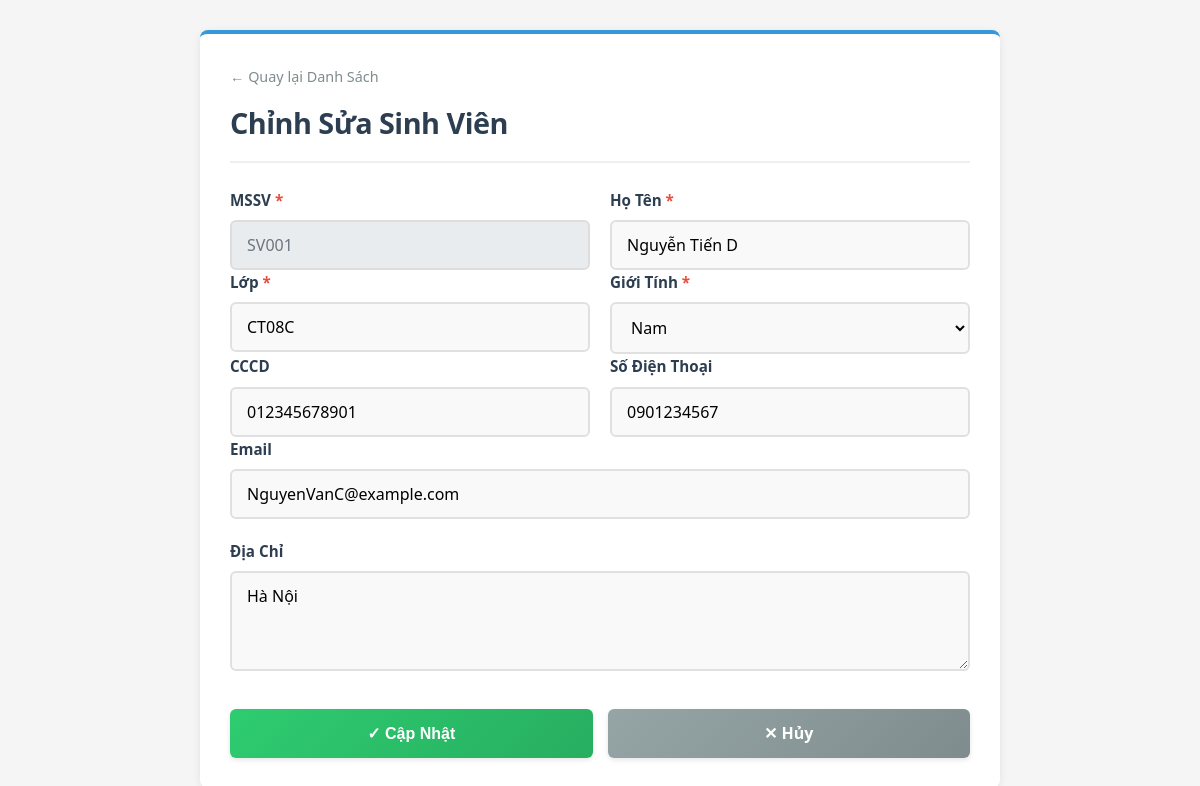
The page /QuanLyKTX_API/Public/student/edit/SV001 (signed in) on the database its author committed.
### tables this page shows
CREATE TABLE `sinhvien` (
  `id` int(11) NOT NULL,
  `masv` varchar(20) NOT NULL,
  `hoten` varchar(100) NOT NULL,
  `lop` varchar(20) DEFAULT NULL,
  `gioitinh` varchar(10) DEFAULT NULL,
  `cccd` varchar(20) DEFAULT NULL,
  `sodienthoai` varchar(15) DEFAULT NULL,
  `email` varchar(100) DEFAULT NULL,
  `diachi` text DEFAULT NULL,
  `created_at` timestamp NOT NULL DEFAULT current_timestamp()
);

### QuanLyKTX_API/Controllers/StudentController.php (called while the page is built, shortened)
<?php
class StudentController extends Controller {
    private $studentService;
    public function __construct() {
        $this->studentService = new StudentService();
    }
    public function edit($masv = null) {
        $student = $this->studentService->getStudentById($masv);
        $this->view('student/form', [
            'title' => 'Sửa Thông Tin Sinh Viên',
            'student' => $student,
            'isEdit' => true
        ]);
    }
}

### QuanLyKTX_API/Config/Database.php (called while the page is built, shortened)
<?php
class Database {
    private static $connection = null;
    public static function getConnection() {
        if (self::$connection === null) {
            $host = 'db';
            $user = 'root';
            $pass = 'root_password';
            $db   = 'quanlykytucxa';
            $port = 3306;
            self::$connection = new \mysqli($host, $user, $pass, $db, $port);
            self::$connection->set_charset("utf8");
        }
        return self::$connection;
    }
}

### QuanLyKTX_API/Services/StudentService.php (called while the page is built, shortened)
<?php
class StudentService {
    private $studentRepo;
    public function __construct() {
        $this->studentRepo = new StudentRepository();
    }
    public function getStudentById($masv) {
        return $this->studentRepo->findById($masv);
    }
}

### QuanLyKTX_API/Core/Repository.php (called while the page is built, shortened)
<?php
abstract class Repository {
    protected $db;
    protected $table;
    protected $primaryKey;
    public function __construct() {
        $this->db = \Config\Database::getConnection();
    }
    public function findById($id) {
        $sql = "SELECT * FROM {$this->table} WHERE {$this->primaryKey} = ?";
        $stmt = $this->db->prepare($sql);
        $stmt->bind_param('s', $id);
        $stmt->execute();
        $result = $stmt->get_result();
        $data = $result->fetch_assoc();
        return $data;
    }
}

### QuanLyKTX_API/Views/student/form.php (the view, shortened to what this page needs)
<?php
$isEdit = isset($student);
$pageTitle = $isEdit ? 'Chỉnh Sửa Sinh Viên' : 'Thêm Sinh Viên Mới';
$actionUrl = $isEdit ? BASE_URL . 'student/update/' . $student['masv'] : BASE_URL . 'student/store';
?>
<!DOCTYPE html>
<html lang="vi">
<head>
    <link rel="stylesheet" href="<?= PUBLIC_URL ?>css/form.css?v=<?= time() ?>">
</head>
<body>
    <div class="form-container">
        <div class="form-header">
            <div>
                <a href="<?= BASE_URL ?>student" class="back-link">← Quay lại Danh Sách</a>
            </div>
            <h1><?= htmlspecialchars($pageTitle) ?></h1>
        </div>
        <form method="POST" action="<?= htmlspecialchars($actionUrl) ?>">
            <div class="form-row">
                <div class="form-group required">
                    <label for="masv">MSSV</label>
                    <input type="text" id="masv" name="masv" placeholder="VD: 74DCTT..." value="<?= htmlspecialchars($student['masv'] ?? '') ?>" <?= $isEdit ? 'readonly class="readonly-field"' : 'required' ?>>
                </div>
                <div class="form-group required">
                    <label for="hoten">Họ Tên</label>
                    <input type="text" id="hoten" name="hoten" placeholder="VD: Nguyễn Văn A" value="<?= htmlspecialchars($student['hoten'] ?? '') ?>" required>
                </div>
            </div>
            <div class="form-row">
                <div class="form-group required">
                    <label for="lop">Lớp</label>
                    <input type="text" id="lop" name="lop" placeholder="VD: CT07A, CDTH21" value="<?= htmlspecialchars($student['lop'] ?? '') ?>" required>
                </div>
                <div class="form-group required">
                    <label for="gioitinh">Giới Tính</label>
                    <select id="gioitinh" name="gioitinh" required>
                        <option value="Nam" <?= ($student['gioitinh'] ?? '') === 'Nam' ? 'selected' : '' ?>>Nam</option>
                    </select>
                </div>
            </div>
            <div class="form-row">
                <div class="form-group">
                    <label for="cccd">CCCD</label>
                    <input type="text" id="cccd" name="cccd" placeholder="VD: 123456789012" value="<?= htmlspecialchars($student['cccd'] ?? '') ?>">
                </div>
                <div class="form-group">
                    <label for="sodienthoai">Số Điện Thoại</label>
                    <input type="text" id="sodienthoai" name="sodienthoai" placeholder="VD: 0123456789" value="<?= htmlspecialchars($student['sodienthoai'] ?? '') ?>">
                </div>
            </div>
            <div class="form-group">
                <label for="email">Email</label>
                <input type="email" id="email" name="email" placeholder="VD: nguyenvana@example.com" value="<?= htmlspecialchars($student['email'] ?? '') ?>">
            </div>
            <div class="form-group">
                <label for="diachi">Địa Chỉ</label>
                <textarea id="diachi" name="diachi" placeholder="Nhập địa chỉ đầy đủ"><?= htmlspecialchars($student['diachi'] ?? '') ?></textarea>
            </div>
            <div class="form-actions">
                <button type="submit" class="btn btn-success">✓ <?= $isEdit ? 'Cập Nhật' : 'Thêm Mới' ?></button>
                <a href="<?= BASE_URL ?>student" class="btn btn-secondary">✕ Hủy</a>
            </div>
        </form>
    </div>
</body>
</html>

### QuanLyKTX_API/Public/css/form.css (style rules this page uses)
* { margin: 0; padding: 0; box-sizing: border-box; }
body { font-family: "Segoe UI", Tahoma, Geneva, Verdana, sans-serif; background-color: #f5f5f5; color: #333; line-height: 1.6; padding: 20px; }
.form-container { max-width: 800px; margin: 10px auto; background: white; padding: 30px; border-radius: 8px; box-shadow: 0 2px 8px rgba(0, 0, 0, 0.08); border-top: 4px solid #3498db; animation: fadeIn 0.4s ease-in; }
.form-header { display: flex; flex-direction: column; gap: 10px; margin-bottom: 25px; padding-bottom: 15px; border-bottom: 2px solid #ecf0f1; }
.form-header h1 { color: #2c3e50; font-size: 1.8em; font-weight: 700; letter-spacing: -0.5px; }
.back-link { color: #7f8c8d; text-decoration: none; font-weight: 500; font-size: 0.9em; transition: color 0.3s ease; display: inline-block; margin-right: 15px; }
.form-group { margin-bottom: 20px; }
.form-group label { display: block; margin-bottom: 8px; color: #2c3e50; font-weight: 600; font-size: 0.95em; }
.form-group.required label::after { content: " *"; color: #e74c3c; }
.form-group input, .form-group select, .form-group textarea { width: 100%; padding: 12px 15px; border: 2px solid #e0e0e0; border-radius: 6px; font-size: 1em; font-family: inherit; transition: all 0.3s ease; background: #f9f9f9; }
.form-group textarea { resize: vertical; min-height: 100px; }
input[readonly], select[readonly], textarea[readonly], .readonly-field { background-color: #e9ecef !important; border-color: #ddd; color: #6c757d; pointer-events: none; }
.form-row { display: grid; grid-template-columns: 1fr 1fr; gap: 20px; }
.form-row .form-group { margin-bottom: 0; }
.form-actions { display: flex; gap: 15px; margin-top: 30px; }
.btn { flex: 1; padding: 12px 20px; border: none; border-radius: 6px; cursor: pointer; text-decoration: none; display: inline-block; transition: all 0.3s ease; font-weight: 600; font-size: 1em; text-align: center; box-shadow: 0 2px 5px rgba(0, 0, 0, 0.1); }
.btn-success { background: linear-gradient(135deg, #2ecc71, #27ae60); color: white; }
.btn-secondary { background: linear-gradient(135deg, #95a5a6, #7f8c8d); color: white; }

### rows shown on the page
sinhvien: masv "SV001", hoten "Nguyễn Tiến D", lop "CT08C", gioitinh "Nam", cccd "012345678901", sodienthoai "0901234567", email "NguyenVanC@example.com", diachi "Hà Nội"

### other values the page prints
$pageTitle "Chỉnh Sửa Sinh Viên"
